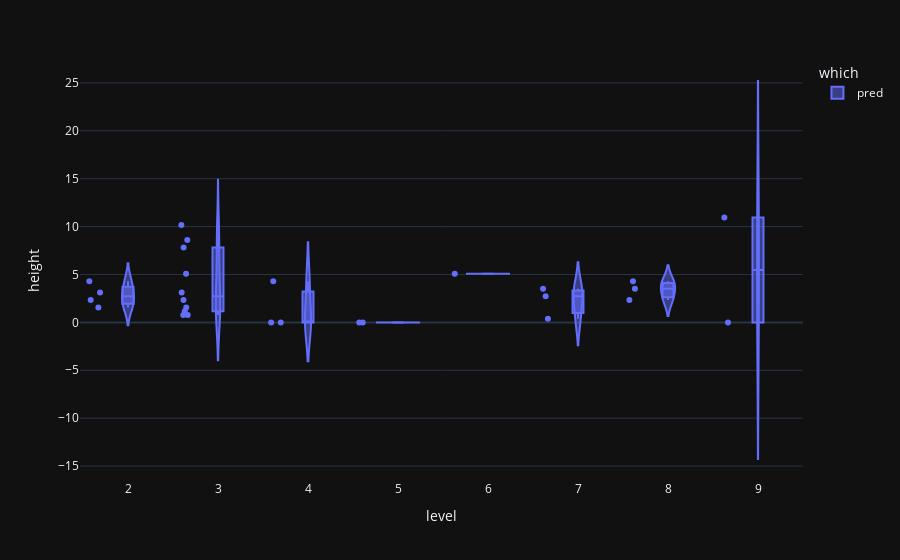

Notebook code for this chart:
### Code cell
fig = px.violin(df_pred, y="height", x="level", color="which", box=True, points="all",
          hover_data=["sub_name","which"])
fig.show()

### Figure 1 — Plotly figure (JSON) as saved in the notebook; plotly's stock layout.template omitted (floating-point values rounded to 4 significant figures; data arrays with more than 128 entries replaced by an {"elided": "..."} marker saying what was removed)
{"data": [{"alignmentgroup": "True", "box": {"visible": true}, "customdata": {"elided": "140x2 str values"}, "hovertemplate": "which=%{customdata[1]}<br>level=%{x}<br>height=%{y}<br>sub_name=%{customdata[0]}<extra></extra>", "legendgroup": "pred", "marker": {"color": "#636efa"}, "name": "pred", "offsetgroup": "pred", "orientation": "v", "points": "all", "scalegroup": "True", "showlegend": true, "x": {"elided": "140 int values"}, "x0": " ", "xaxis": "x", "y": {"elided": "140 float values"}, "y0": " ", "yaxis": "y", "type": "violin"}], "layout": {"xaxis": {"anchor": "y", "domain": [0.0, 1.0], "title": {"text": "level"}}, "yaxis": {"anchor": "x", "domain": [0.0, 1.0], "title": {"text": "height"}}, "legend": {"title": {"text": "which"}, "tracegroupgap": 0}, "margin": {"t": 60}, "violinmode": "group"}}
